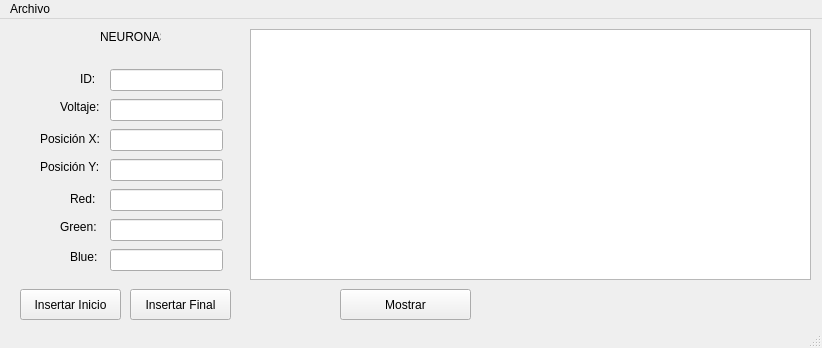
<?xml version="1.0" encoding="UTF-8"?>
<ui version="4.0">
 <class>MainWindow</class>
 <widget class="QMainWindow" name="MainWindow">
  <property name="geometry">
   <rect>
    <x>0</x>
    <y>0</y>
    <width>822</width>
    <height>348</height>
   </rect>
  </property>
  <property name="windowTitle">
   <string>MainWindow</string>
  </property>
  <widget class="QWidget" name="centralwidget">
   <widget class="QLabel" name="label">
    <property name="geometry">
     <rect>
      <x>100</x>
      <y>10</y>
      <width>61</width>
      <height>16</height>
     </rect>
    </property>
    <property name="text">
     <string>NEURONAS</string>
    </property>
   </widget>
   <widget class="QLineEdit" name="datoId">
    <property name="geometry">
     <rect>
      <x>110</x>
      <y>50</y>
      <width>113</width>
      <height>22</height>
     </rect>
    </property>
   </widget>
   <widget class="QLabel" name="label_2">
    <property name="geometry">
     <rect>
      <x>80</x>
      <y>50</y>
      <width>21</width>
      <height>20</height>
     </rect>
    </property>
    <property name="text">
     <string>ID:</string>
    </property>
   </widget>
   <widget class="QLabel" name="label_3">
    <property name="geometry">
     <rect>
      <x>60</x>
      <y>80</y>
      <width>49</width>
      <height>16</height>
     </rect>
    </property>
    <property name="text">
     <string>Voltaje:</string>
    </property>
   </widget>
   <widget class="QLineEdit" name="datoVoltaje">
    <property name="geometry">
     <rect>
      <x>110</x>
      <y>80</y>
      <width>113</width>
      <height>22</height>
     </rect>
    </property>
   </widget>
   <widget class="QLabel" name="label_4">
    <property name="geometry">
     <rect>
      <x>40</x>
      <y>110</y>
      <width>61</width>
      <height>20</height>
     </rect>
    </property>
    <property name="text">
     <string>Posición X:</string>
    </property>
   </widget>
   <widget class="QLineEdit" name="datoPosicionX">
    <property name="geometry">
     <rect>
      <x>110</x>
      <y>110</y>
      <width>113</width>
      <height>22</height>
     </rect>
    </property>
   </widget>
   <widget class="QLabel" name="label_5">
    <property name="geometry">
     <rect>
      <x>40</x>
      <y>140</y>
      <width>61</width>
      <height>16</height>
     </rect>
    </property>
    <property name="text">
     <string>Posición Y:</string>
    </property>
   </widget>
   <widget class="QLineEdit" name="datoPosicionY">
    <property name="geometry">
     <rect>
      <x>110</x>
      <y>140</y>
      <width>113</width>
      <height>22</height>
     </rect>
    </property>
   </widget>
   <widget class="QLineEdit" name="datoRed">
    <property name="geometry">
     <rect>
      <x>110</x>
      <y>170</y>
      <width>113</width>
      <height>22</height>
     </rect>
    </property>
   </widget>
   <widget class="QLineEdit" name="datoGreen">
    <property name="geometry">
     <rect>
      <x>110</x>
      <y>200</y>
      <width>113</width>
      <height>22</height>
     </rect>
    </property>
   </widget>
   <widget class="QLineEdit" name="datoBlue">
    <property name="geometry">
     <rect>
      <x>110</x>
      <y>230</y>
      <width>113</width>
      <height>22</height>
     </rect>
    </property>
   </widget>
   <widget class="QLabel" name="label_6">
    <property name="geometry">
     <rect>
      <x>70</x>
      <y>170</y>
      <width>41</width>
      <height>20</height>
     </rect>
    </property>
    <property name="text">
     <string>Red:</string>
    </property>
   </widget>
   <widget class="QLabel" name="label_7">
    <property name="geometry">
     <rect>
      <x>60</x>
      <y>200</y>
      <width>41</width>
      <height>16</height>
     </rect>
    </property>
    <property name="text">
     <string>Green:</string>
    </property>
   </widget>
   <widget class="QLabel" name="label_8">
    <property name="geometry">
     <rect>
      <x>70</x>
      <y>230</y>
      <width>49</width>
      <height>16</height>
     </rect>
    </property>
    <property name="text">
     <string>Blue:</string>
    </property>
   </widget>
   <widget class="QPushButton" name="insertarInicio">
    <property name="geometry">
     <rect>
      <x>20</x>
      <y>270</y>
      <width>101</width>
      <height>31</height>
     </rect>
    </property>
    <property name="text">
     <string>Insertar Inicio</string>
    </property>
   </widget>
   <widget class="QPushButton" name="insertarFinal">
    <property name="geometry">
     <rect>
      <x>130</x>
      <y>270</y>
      <width>101</width>
      <height>31</height>
     </rect>
    </property>
    <property name="text">
     <string>Insertar Final</string>
    </property>
   </widget>
   <widget class="QPlainTextEdit" name="mallaMostrar">
    <property name="geometry">
     <rect>
      <x>250</x>
      <y>10</y>
      <width>561</width>
      <height>251</height>
     </rect>
    </property>
   </widget>
   <widget class="QPushButton" name="mostrarNeuronas">
    <property name="geometry">
     <rect>
      <x>340</x>
      <y>270</y>
      <width>131</width>
      <height>31</height>
     </rect>
    </property>
    <property name="text">
     <string>Mostrar</string>
    </property>
   </widget>
  </widget>
  <widget class="QMenuBar" name="menubar">
   <property name="geometry">
    <rect>
     <x>0</x>
     <y>0</y>
     <width>822</width>
     <height>22</height>
    </rect>
   </property>
   <widget class="QMenu" name="menuArchivo">
    <property name="title">
     <string>Archivo</string>
    </property>
    <addaction name="actionAbrir"/>
    <addaction name="actionGuardar"/>
   </widget>
   <addaction name="menuArchivo"/>
  </widget>
  <widget class="QStatusBar" name="statusbar"/>
  <action name="actionAbrir">
   <property name="text">
    <string>Abrir</string>
   </property>
   <property name="shortcut">
    <string>Ctrl+O</string>
   </property>
  </action>
  <action name="actionGuardar">
   <property name="text">
    <string>Guardar</string>
   </property>
   <property name="shortcut">
    <string>Ctrl+G</string>
   </property>
  </action>
 </widget>
 <resources/>
 <connections/>
</ui>
